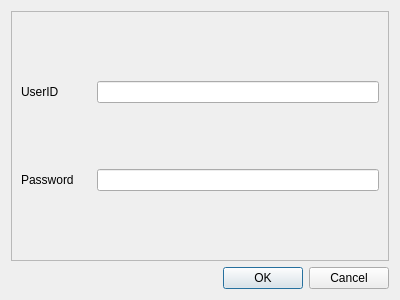
<?xml version="1.0" encoding="UTF-8"?>
<ui version="4.0">
 <class>usercheck</class>
 <widget class="QWidget" name="usercheck">
  <property name="geometry">
   <rect>
    <x>0</x>
    <y>0</y>
    <width>400</width>
    <height>300</height>
   </rect>
  </property>
  <property name="windowTitle">
   <string>Form</string>
  </property>
  <layout class="QVBoxLayout" name="verticalLayout">
   <item>
    <widget class="QFrame" name="frame">
     <property name="frameShape">
      <enum>QFrame::StyledPanel</enum>
     </property>
     <property name="frameShadow">
      <enum>QFrame::Raised</enum>
     </property>
     <layout class="QGridLayout" name="gridLayout">
      <item row="1" column="0">
       <widget class="QLabel" name="label_8">
        <property name="sizePolicy">
         <sizepolicy hsizetype="Preferred" vsizetype="Fixed">
          <horstretch>0</horstretch>
          <verstretch>0</verstretch>
         </sizepolicy>
        </property>
        <property name="minimumSize">
         <size>
          <width>70</width>
          <height>0</height>
         </size>
        </property>
        <property name="maximumSize">
         <size>
          <width>100</width>
          <height>16777215</height>
         </size>
        </property>
        <property name="text">
         <string>Password</string>
        </property>
       </widget>
      </item>
      <item row="0" column="2">
       <widget class="QLineEdit" name="ID">
        <property name="minimumSize">
         <size>
          <width>116</width>
          <height>0</height>
         </size>
        </property>
        <property name="maximumSize">
         <size>
          <width>16777215</width>
          <height>16777215</height>
         </size>
        </property>
        <property name="text">
         <string/>
        </property>
       </widget>
      </item>
      <item row="1" column="2">
       <widget class="QLineEdit" name="password">
        <property name="minimumSize">
         <size>
          <width>116</width>
          <height>0</height>
         </size>
        </property>
        <property name="maximumSize">
         <size>
          <width>16777215</width>
          <height>16777215</height>
         </size>
        </property>
        <property name="text">
         <string/>
        </property>
       </widget>
      </item>
      <item row="0" column="0">
       <widget class="QLabel" name="label_6">
        <property name="sizePolicy">
         <sizepolicy hsizetype="Preferred" vsizetype="Fixed">
          <horstretch>0</horstretch>
          <verstretch>0</verstretch>
         </sizepolicy>
        </property>
        <property name="minimumSize">
         <size>
          <width>70</width>
          <height>0</height>
         </size>
        </property>
        <property name="maximumSize">
         <size>
          <width>100</width>
          <height>16777215</height>
         </size>
        </property>
        <property name="text">
         <string>UserID</string>
        </property>
       </widget>
      </item>
     </layout>
    </widget>
   </item>
   <item>
    <widget class="QDialogButtonBox" name="buttonBox">
     <property name="standardButtons">
      <set>QDialogButtonBox::Cancel|QDialogButtonBox::Ok</set>
     </property>
    </widget>
   </item>
  </layout>
 </widget>
 <resources/>
 <connections/>
</ui>
